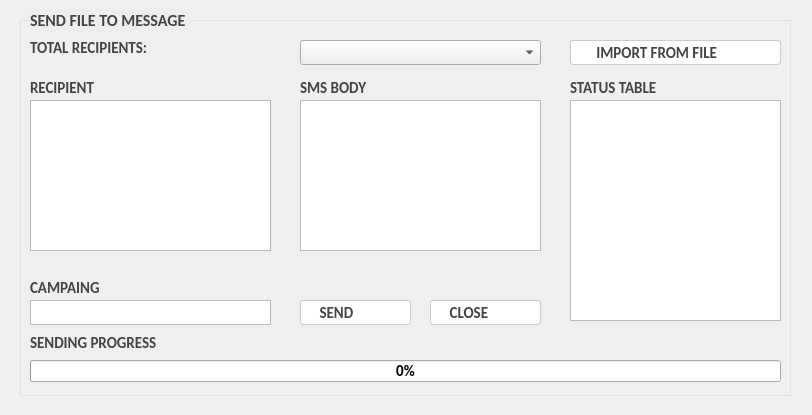
<?xml version="1.0" encoding="UTF-8"?>
<ui version="4.0">
 <class>Dialog</class>
 <widget class="QDialog" name="Dialog">
  <property name="geometry">
   <rect>
    <x>0</x>
    <y>0</y>
    <width>812</width>
    <height>415</height>
   </rect>
  </property>
  <property name="windowTitle">
   <string>Dialog</string>
  </property>
  <property name="styleSheet">
   <string notr="true">QLineEdit,QTextEdit,QTableView{
border:1px solid #bbb;
}
QLineEdit:focus,QTextEdit:focus{
border:1px solid #94a8ff;
}

QLabel{
	color:#444;
}</string>
  </property>
  <widget class="QPushButton" name="pushButton_2">
   <property name="geometry">
    <rect>
     <x>430</x>
     <y>300</y>
     <width>111</width>
     <height>25</height>
    </rect>
   </property>
   <property name="font">
    <font>
     <family>Calibri</family>
     <pointsize>11</pointsize>
     <weight>75</weight>
     <bold>true</bold>
    </font>
   </property>
   <property name="styleSheet">
    <string notr="true">QPushButton{
	color:#444;
	background-color: #fff;
	border: 1px solid #ccc;
	border-radius: 3px;
	text-align:left;
	padding:0 5px;
}

QPushButton:hover{
	border-color: #94a8ff;
}
QPushButton:pressed{
	border: 1.5px solid #94a8ff;
	background-color: rgb(221, 233, 255);
}
</string>
   </property>
   <property name="text">
    <string>    CLOSE</string>
   </property>
  </widget>
  <widget class="QLabel" name="label_3">
   <property name="geometry">
    <rect>
     <x>310</x>
     <y>-90</y>
     <width>81</width>
     <height>31</height>
    </rect>
   </property>
   <property name="font">
    <font>
     <family>Calibri</family>
     <pointsize>11</pointsize>
     <weight>75</weight>
     <italic>false</italic>
     <bold>true</bold>
    </font>
   </property>
   <property name="styleSheet">
    <string notr="true"/>
   </property>
   <property name="text">
    <string>SMS BODY</string>
   </property>
  </widget>
  <widget class="QLabel" name="label_4">
   <property name="geometry">
    <rect>
     <x>30</x>
     <y>280</y>
     <width>81</width>
     <height>16</height>
    </rect>
   </property>
   <property name="font">
    <font>
     <family>Calibri</family>
     <pointsize>11</pointsize>
     <weight>75</weight>
     <italic>false</italic>
     <bold>true</bold>
    </font>
   </property>
   <property name="styleSheet">
    <string notr="true"/>
   </property>
   <property name="text">
    <string>CAMPAING</string>
   </property>
  </widget>
  <widget class="QPushButton" name="pushButton_1">
   <property name="geometry">
    <rect>
     <x>300</x>
     <y>300</y>
     <width>111</width>
     <height>25</height>
    </rect>
   </property>
   <property name="font">
    <font>
     <family>Calibri</family>
     <pointsize>11</pointsize>
     <weight>75</weight>
     <bold>true</bold>
    </font>
   </property>
   <property name="styleSheet">
    <string notr="true">QPushButton{
	color:#444;
	background-color: #fff;
	border: 1px solid #ccc;
	border-radius: 3px;
	text-align:left;
	padding:0 5px;
}

QPushButton:hover{
	border-color: #94a8ff;
}
QPushButton:pressed{
	border: 1.5px solid #94a8ff;
	background-color: rgb(221, 233, 255);
}
</string>
   </property>
   <property name="text">
    <string>    SEND</string>
   </property>
  </widget>
  <widget class="QLabel" name="count">
   <property name="geometry">
    <rect>
     <x>160</x>
     <y>-130</y>
     <width>71</width>
     <height>20</height>
    </rect>
   </property>
   <property name="font">
    <font>
     <family>MS Shell Dlg 2</family>
     <pointsize>16</pointsize>
     <weight>9</weight>
     <italic>false</italic>
     <bold>false</bold>
    </font>
   </property>
   <property name="styleSheet">
    <string notr="true">font: 75 16pt &quot;MS Shell Dlg 2&quot;;</string>
   </property>
   <property name="text">
    <string/>
   </property>
  </widget>
  <widget class="QLabel" name="label_6">
   <property name="geometry">
    <rect>
     <x>580</x>
     <y>-140</y>
     <width>121</width>
     <height>31</height>
    </rect>
   </property>
   <property name="font">
    <font>
     <family>Calibri</family>
     <pointsize>11</pointsize>
     <weight>75</weight>
     <italic>false</italic>
     <bold>true</bold>
    </font>
   </property>
   <property name="styleSheet">
    <string notr="true"/>
   </property>
   <property name="text">
    <string>STATUS TABLE</string>
   </property>
  </widget>
  <widget class="QLabel" name="label_7">
   <property name="geometry">
    <rect>
     <x>30</x>
     <y>335</y>
     <width>131</width>
     <height>16</height>
    </rect>
   </property>
   <property name="font">
    <font>
     <family>Calibri</family>
     <pointsize>11</pointsize>
     <weight>75</weight>
     <italic>false</italic>
     <bold>true</bold>
    </font>
   </property>
   <property name="styleSheet">
    <string notr="true"/>
   </property>
   <property name="text">
    <string>SENDING PROGRESS</string>
   </property>
  </widget>
  <widget class="QTextEdit" name="smsbody">
   <property name="geometry">
    <rect>
     <x>300</x>
     <y>100</y>
     <width>241</width>
     <height>151</height>
    </rect>
   </property>
   <property name="font">
    <font>
     <family>Calibri</family>
     <pointsize>11</pointsize>
    </font>
   </property>
   <property name="styleSheet">
    <string notr="true"/>
   </property>
  </widget>
  <widget class="QLabel" name="label_2">
   <property name="geometry">
    <rect>
     <x>40</x>
     <y>-90</y>
     <width>121</width>
     <height>31</height>
    </rect>
   </property>
   <property name="font">
    <font>
     <family>Calibri</family>
     <pointsize>11</pointsize>
     <weight>75</weight>
     <italic>false</italic>
     <bold>true</bold>
     <kerning>true</kerning>
    </font>
   </property>
   <property name="styleSheet">
    <string notr="true"/>
   </property>
   <property name="text">
    <string>RECIPIENT</string>
   </property>
  </widget>
  <widget class="QLabel" name="label_5">
   <property name="geometry">
    <rect>
     <x>40</x>
     <y>-130</y>
     <width>161</width>
     <height>31</height>
    </rect>
   </property>
   <property name="font">
    <font>
     <family>MS Shell Dlg 2</family>
     <pointsize>10</pointsize>
     <weight>9</weight>
     <italic>false</italic>
     <bold>false</bold>
    </font>
   </property>
   <property name="styleSheet">
    <string notr="true">font: 75 10pt &quot;MS Shell Dlg 2&quot;;
</string>
   </property>
   <property name="text">
    <string>TOTAL RECIPIENTS:</string>
   </property>
  </widget>
  <widget class="QTextEdit" name="status">
   <property name="geometry">
    <rect>
     <x>570</x>
     <y>100</y>
     <width>211</width>
     <height>221</height>
    </rect>
   </property>
  </widget>
  <widget class="QProgressBar" name="progressBar">
   <property name="geometry">
    <rect>
     <x>30</x>
     <y>360</y>
     <width>751</width>
     <height>22</height>
    </rect>
   </property>
   <property name="font">
    <font>
     <family>Calibri</family>
     <pointsize>11</pointsize>
     <weight>75</weight>
     <bold>true</bold>
    </font>
   </property>
   <property name="value">
    <number>0</number>
   </property>
  </widget>
  <widget class="QLineEdit" name="campaing">
   <property name="geometry">
    <rect>
     <x>30</x>
     <y>300</y>
     <width>241</width>
     <height>25</height>
    </rect>
   </property>
   <property name="font">
    <font>
     <family>Calibri</family>
     <pointsize>11</pointsize>
    </font>
   </property>
  </widget>
  <widget class="QLabel" name="label">
   <property name="geometry">
    <rect>
     <x>40</x>
     <y>-160</y>
     <width>181</width>
     <height>21</height>
    </rect>
   </property>
   <property name="font">
    <font>
     <family>Calibri</family>
     <pointsize>12</pointsize>
     <weight>75</weight>
     <italic>false</italic>
     <bold>true</bold>
    </font>
   </property>
   <property name="styleSheet">
    <string notr="true"/>
   </property>
   <property name="text">
    <string>SEND MULTIPLE MESSAGE</string>
   </property>
  </widget>
  <widget class="QComboBox" name="comboBox">
   <property name="geometry">
    <rect>
     <x>310</x>
     <y>-130</y>
     <width>241</width>
     <height>29</height>
    </rect>
   </property>
   <property name="font">
    <font>
     <family>Calibri</family>
     <pointsize>11</pointsize>
     <weight>50</weight>
     <bold>false</bold>
    </font>
   </property>
   <property name="styleSheet">
    <string notr="true">padding:0 5px;</string>
   </property>
  </widget>
  <widget class="QLabel" name="label_8">
   <property name="geometry">
    <rect>
     <x>300</x>
     <y>80</y>
     <width>81</width>
     <height>16</height>
    </rect>
   </property>
   <property name="font">
    <font>
     <family>Calibri</family>
     <pointsize>11</pointsize>
     <weight>75</weight>
     <italic>false</italic>
     <bold>true</bold>
    </font>
   </property>
   <property name="styleSheet">
    <string notr="true"/>
   </property>
   <property name="text">
    <string>SMS BODY</string>
   </property>
  </widget>
  <widget class="QLabel" name="label_9">
   <property name="geometry">
    <rect>
     <x>30</x>
     <y>10</y>
     <width>161</width>
     <height>21</height>
    </rect>
   </property>
   <property name="font">
    <font>
     <family>Calibri</family>
     <pointsize>12</pointsize>
     <weight>75</weight>
     <italic>false</italic>
     <bold>true</bold>
    </font>
   </property>
   <property name="styleSheet">
    <string notr="true">background-color: #eee;</string>
   </property>
   <property name="text">
    <string>SEND FILE TO MESSAGE</string>
   </property>
  </widget>
  <widget class="QLabel" name="count_2">
   <property name="geometry">
    <rect>
     <x>150</x>
     <y>40</y>
     <width>71</width>
     <height>16</height>
    </rect>
   </property>
   <property name="font">
    <font>
     <family>Calibri</family>
     <pointsize>16</pointsize>
     <weight>75</weight>
     <italic>false</italic>
     <bold>true</bold>
    </font>
   </property>
   <property name="styleSheet">
    <string notr="true"/>
   </property>
   <property name="text">
    <string/>
   </property>
  </widget>
  <widget class="QLabel" name="label_10">
   <property name="geometry">
    <rect>
     <x>30</x>
     <y>80</y>
     <width>71</width>
     <height>16</height>
    </rect>
   </property>
   <property name="font">
    <font>
     <family>Calibri</family>
     <pointsize>11</pointsize>
     <weight>75</weight>
     <italic>false</italic>
     <bold>true</bold>
     <kerning>true</kerning>
    </font>
   </property>
   <property name="styleSheet">
    <string notr="true"/>
   </property>
   <property name="text">
    <string>RECIPIENT</string>
   </property>
  </widget>
  <widget class="QLabel" name="label_11">
   <property name="geometry">
    <rect>
     <x>30</x>
     <y>40</y>
     <width>121</width>
     <height>16</height>
    </rect>
   </property>
   <property name="font">
    <font>
     <family>Calibri</family>
     <pointsize>11</pointsize>
     <weight>75</weight>
     <italic>false</italic>
     <bold>true</bold>
    </font>
   </property>
   <property name="styleSheet">
    <string notr="true"/>
   </property>
   <property name="text">
    <string>TOTAL RECIPIENTS:</string>
   </property>
  </widget>
  <widget class="QLabel" name="label_12">
   <property name="geometry">
    <rect>
     <x>570</x>
     <y>80</y>
     <width>121</width>
     <height>16</height>
    </rect>
   </property>
   <property name="font">
    <font>
     <family>Calibri</family>
     <pointsize>11</pointsize>
     <weight>75</weight>
     <italic>false</italic>
     <bold>true</bold>
    </font>
   </property>
   <property name="styleSheet">
    <string notr="true"/>
   </property>
   <property name="text">
    <string>STATUS TABLE</string>
   </property>
  </widget>
  <widget class="QComboBox" name="comboBox_2">
   <property name="geometry">
    <rect>
     <x>300</x>
     <y>40</y>
     <width>241</width>
     <height>25</height>
    </rect>
   </property>
   <property name="font">
    <font>
     <family>Calibri</family>
     <pointsize>11</pointsize>
     <weight>50</weight>
     <bold>false</bold>
    </font>
   </property>
   <property name="styleSheet">
    <string notr="true">padding:0 5px;</string>
   </property>
  </widget>
  <widget class="QPushButton" name="pushButton_3">
   <property name="geometry">
    <rect>
     <x>570</x>
     <y>40</y>
     <width>211</width>
     <height>25</height>
    </rect>
   </property>
   <property name="font">
    <font>
     <family>Calibri</family>
     <pointsize>11</pointsize>
     <weight>75</weight>
     <bold>true</bold>
    </font>
   </property>
   <property name="styleSheet">
    <string notr="true">QPushButton{
	color:#444;
	background-color: #fff;
	border: 1px solid #ccc;
	border-radius: 3px;
	text-align:left;
	padding:0 5px;
}

QPushButton:hover{
	border-color: #94a8ff;
}
QPushButton:pressed{
	border: 1.5px solid #94a8ff;
	background-color: rgb(221, 233, 255);
}
</string>
   </property>
   <property name="text">
    <string>      IMPORT FROM FILE</string>
   </property>
  </widget>
  <widget class="QWidget" name="verticalWidget" native="true">
   <property name="geometry">
    <rect>
     <x>20</x>
     <y>20</y>
     <width>771</width>
     <height>376</height>
    </rect>
   </property>
   <property name="autoFillBackground">
    <bool>false</bool>
   </property>
   <property name="styleSheet">
    <string notr="true">border:1px solid #e2e2e2;</string>
   </property>
   <layout class="QVBoxLayout" name="verticalLayout"/>
  </widget>
  <widget class="QListWidget" name="listWidget">
   <property name="geometry">
    <rect>
     <x>30</x>
     <y>100</y>
     <width>241</width>
     <height>151</height>
    </rect>
   </property>
  </widget>
  <zorder>verticalWidget</zorder>
  <zorder>pushButton_2</zorder>
  <zorder>label_3</zorder>
  <zorder>label_4</zorder>
  <zorder>pushButton_1</zorder>
  <zorder>count</zorder>
  <zorder>label_6</zorder>
  <zorder>label_7</zorder>
  <zorder>smsbody</zorder>
  <zorder>label_2</zorder>
  <zorder>label_5</zorder>
  <zorder>status</zorder>
  <zorder>progressBar</zorder>
  <zorder>campaing</zorder>
  <zorder>label</zorder>
  <zorder>comboBox</zorder>
  <zorder>label_8</zorder>
  <zorder>label_9</zorder>
  <zorder>count_2</zorder>
  <zorder>label_10</zorder>
  <zorder>label_11</zorder>
  <zorder>label_12</zorder>
  <zorder>comboBox_2</zorder>
  <zorder>pushButton_3</zorder>
  <zorder>listWidget</zorder>
 </widget>
 <resources/>
 <connections/>
</ui>
